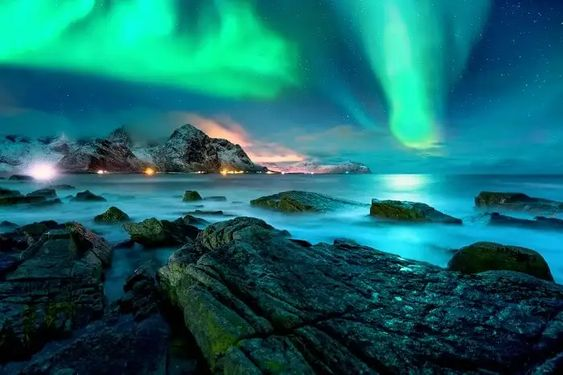
#> input picture testImg1.jpg.jpg, 563 x 375 px
$ python ex1_main.py   (older library calls are emulated)
#> lines starting #> are read from the running program, lines starting #| are printed output that depends on the picture; long printed decimals are rounded
### ex1_utils.py
"""
        '########:'##::::'##::::'##:::
         ##.....::. ##::'##:::'####:::
         ##::::::::. ##'##::::.. ##:::
         ######:::::. ###::::::: ##:::
         ##...:::::: ## ##:::::: ##:::
         ##:::::::: ##:. ##::::: ##:::
         ########: ##:::. ##::'######:
        ........::..:::::..:::......::
"""
from typing import List
import cv2
import numpy as np
import matplotlib.pyplot as plt
import math
from numpy.linalg import linalg

LOAD_GRAY_SCALE = 1
LOAD_RGB = 2


def myID() -> np.int:
    """
       Return my ID (not the friend's ID I copied from)
       :return: int
    """
    return 207205972


def imReadAndConvert (filename: str, representation: int) -> np.ndarray:
    """
            Reads an image, and returns the image converted as requested
            :param filename: The path to the image
            :param representation: GRAY_SCALE or RGB
            :return: The image object
    """
    if representation == 2:  # RGB
        img_rgb = cv2.imread(filename)
        img_rgb = cv2.cvtColor(img_rgb, cv2.COLOR_BGR2RGB)
        img_rgb = img_rgb / 255.0  # normalization
        return img_rgb
    else:  # grayscale
        img_grayscale = cv2.imread(filename, cv2.IMREAD_GRAYSCALE)
        img_grayscale = img_grayscale/255.0  # normalization
        return img_grayscale
        pass


def imDisplay(filename: str, representation: int):
    """
            Reads an image as RGB or GRAY_SCALE and displays it
            :param filename: The path to the image
            :param representation: GRAY_SCALE or RGB
            :return: None
    """
    if representation == 2:  # RGB
        rgb_img = imReadAndConvert(filename, 2)
        plt.imshow(rgb_img)
        plt.show()
    else:  # grayscale
        grayscale_img = imReadAndConvert(filename, 1)
        plt.imshow(grayscale_img, cmap='gray')
        plt.show()
        pass


def transformRGB2YIQ(imgRGB: np.ndarray) -> np.ndarray:
    """
        Converts an RGB image to YIQ color space
        :param imgRGB: An Image in RGB
        :return: A YIQ in image color space
    """
    RGB2YIQ = np.array([[0.299, 0.587, 0.114], [0.596, -0.275, -0.321], [0.212, -0.523, 0.311]])
    res_YIQ = np.dot(imgRGB, RGB2YIQ.T.copy())  # dot product of vectors from RGB2YIQ and imgRGB
    return res_YIQ
    pass


def transformYIQ2RGB(imgYIQ: np.ndarray) -> np.ndarray:
    """
        Converts an YIQ image to RGB color space
        :param imgYIQ: An Image in YIQ
        :return: A RGB in image color space
    """
    RGB2YIQ = np.array([[0.299, 0.587, 0.114], [0.596, -0.275, -0.321], [0.212, -0.523, 0.311]])
    temp = np.linalg.inv(RGB2YIQ)  # Compute the inverse of a matrix
    res_BGR = np.dot(imgYIQ, temp.T.copy())  # dot product of vectors from temp and imgYIQ
    return res_BGR
    pass


def display_img(img: np.ndarray):
    plt.gray()  # grayscale
    plt.imshow(img)
    plt.show()
    pass


def hsitogramEqualize(imgOrig: np.ndarray) -> (np.ndarray, np.ndarray, np.ndarray):
    """
            Equalizes the histogram of an image
            :param imgOrig: Original Histogram
            :return: (imgEq,histOrg,histEQ)
    """
    isRGB = bool(imgOrig.ndim == 3)  # RGB
    if isRGB:
        imgYIQ = transformRGB2YIQ(imgOrig)  # Convert to YIQ

        imgOrig = np.copy(imgYIQ[:, :, 0])  # save Y channel
    else:
        imgYIQ=imgOrig  # grayscale

    imgOrig = imgOrig * 255
    # Rounding the number, copying the mat and cast the matrix values to integers
    imgOrig = (np.around(imgOrig)).astype('uint8')
    histOrg, bins = np.histogram(imgOrig.flatten(), 256, [0, 255])  # Calculate a histogram of the original image
    cumsum = histOrg.cumsum()  # calculate cumsum
    imgScale = np.ma.masked_equal(cumsum, 0)
    imgScale = (imgScale - imgScale.min()) * 255 / (imgScale.max() - imgScale.min())  # scale to our histogram
    after_scale = np.ma.filled(imgScale, 0).astype('uint8')  # cast the matrix values to integers

    # after i made scale i need to map every point in cumsum to new point in the linear line
    imgEq = after_scale[imgOrig.astype('uint8')]
    histEQ, bins2 = np.histogram(imgEq.flatten(), 256, [0, 256])  # Calculate a histogram of the new image

    if isRGB:  # RGB
        imgEq = (imgEq / 255)
        imgYIQ[:, :, 0] = imgEq
        rgb_img = transformYIQ2RGB(imgYIQ)  # Convert back to RGB
        display_img(rgb_img)

    else:  # grayscale
        display_img(imgEq)

    return imgEq, histOrg, histEQ


def quantizeImage(imOrig: np.ndarray, nQuant: int, nIter: int) -> (List[np.ndarray], List[float]):
    """
            Quantized an image in to **nQuant** colors
            :param imOrig: The original image (RGB or Gray scale)
            :param nQuant: Number of colors to quantize the image to
            :param nIter: Number of optimization loops
            :return: (List[qImage_i],List[error_i])
    """
    isRGB = bool(imOrig.ndim == 3)  # RGB image
    if isRGB:
        imgYIQ = transformRGB2YIQ(imOrig)  # Convert to YIQ
        imOrig = np.copy(imgYIQ[:, :, 0])  # save Y channel
    else:  # grayscale
        imgYIQ = imOrig

    if np.amax(imOrig) <=1:  # its means that imOrig is normalized
        imOrig = imOrig * 255
    imOrig = imOrig.astype('uint8')  # cast the matrix values to integers

    # Calculate a histogram of the original image
    histORGN, bins = np.histogram(imOrig, 256, [0, 255])

    # find the boundaries
    size = int(255 / nQuant)  # Divide the intervals evenly
    _Z = np.zeros(nQuant + 1, dtype=int)  # _Z is an array that will represents the boundaries
    for i in range(1, nQuant):
        _Z[i] = _Z[i - 1] + size
    _Z[nQuant] = 255  # The left border will always start at 0 and the right border will always end at 255
    _Q = np.zeros(nQuant)  # _Q is an array that represent the values of the boundaries

    quantized_lst = list()
    MSE_lst = list()

    for i in range(nIter):
        _newImg = np.zeros(imOrig.shape)  # Initialize a matrix with 0 in the original image size

        for j in range(len(_Q)):  # every j is a cell
            if j == len(_Q) - 1: # last itarate of j
                right_cell = _Z[j + 1] + 1
            else:
                right_cell = _Z[j + 1]
            range_cell = np.arange(_Z[j], right_cell)
            _Q[j] = np.average(range_cell, weights=histORGN[_Z[j]:right_cell])
            # mat is a matrix that is initialized in T / F. any value that satisfies the two conditions will get T, otherwise -F
            mat = np.logical_and(imOrig >= _Z[j], imOrig < right_cell)
            _newImg[mat] = _Q[j]  # Where there is a T we will update the new value

        imOr = imOrig / 255.0
        imNew = _newImg / 255.0
        MSE = np.sqrt(np.sum(np.square(np.subtract(imNew, imOr)))) / imOr.size  # According to MSE's formula
        MSE_lst.append(MSE)

        if isRGB:
            _newImg=_newImg / 255.0
            imgYIQ[:, :, 0] = _newImg
            _newImg = transformYIQ2RGB(imgYIQ)  # Convert back to RGB
        quantized_lst.append(_newImg)  # add to quantized_lst

        _Z,_Q = fix_boundary(_Z, _Q)  # each boundary become to be a middle of 2 means
        if len(MSE_lst) >= 2:
            if np.abs(MSE_lst[-1] - MSE_lst[-2]) <= 0.000001:
                break

    return quantized_lst, MSE_lst
    pass


def fix_boundary(_Z: np.ndarray, _Q: np.ndarray) -> (List[np.ndarray],List[np.ndarray]):
    for b in range(1, len(_Z) - 1):  # b is boundary
        _Z[b] = (_Q[b - 1] + _Q[b]) / 2
    return _Z, _Q

### gamma.py
"""
        '########:'##::::'##::::'##:::
         ##.....::. ##::'##:::'####:::
         ##::::::::. ##'##::::.. ##:::
         ######:::::. ###::::::: ##:::
         ##...:::::: ## ##:::::: ##:::
         ##:::::::: ##:. ##::::: ##:::
         ########: ##:::. ##::'######:
        ........::..:::::..:::......::
"""
import numpy as np
import cv2
from ex1_utils import LOAD_GRAY_SCALE


def gammaDisplay(img_path: str, rep: int):
    """
    GUI for gamma correction
    :param img_path: Path to the image
    :param rep: grayscale(1) or RGB(2)
    :return: None
    """

    if (rep == 2):  # RGB
        img = cv2.imread(img_path)
    else:  # GrayScale
        img = cv2.imread(img_path, cv2.IMREAD_GRAYSCALE)

    temp = img
    cv2.imshow('Gamma Correction', img)

    # I create an inner function that her input is a gamma number. this function displays the
    # new image according to the new gamma.
    def display(position: int):
        position = float(position)
        position = position / 50
        _img = np.uint8(255 * np.power((temp / 255), position))
        cv2.imshow('Gamma Correction', _img)

    cv2.namedWindow('Gamma Correction')
    # Creates a trackbar and attaches it to the specified window.
    cv2.createTrackbar('Gamma', 'Gamma Correction', 1, 100, display)
    display(1)

    while True:
        key = cv2.waitKey(1000)
        if key == 27:
            break
        if cv2.getWindowProperty("Gamma Correction", cv2.WND_PROP_VISIBLE) < 1:
            break

    cv2.destroyAllWindows()
    pass


def main():
    gammaDisplay('bac_con.png', LOAD_GRAY_SCALE)


# [2 lines that do not run on import are left out]

### ex1_main.py
from ex1_utils import *
from gamma import gammaDisplay
import numpy as np
import matplotlib.pyplot as plt
import time


def histEqDemo(img_path: str, rep: int):
    img = imReadAndConvert(img_path, rep)
    imgeq, histOrg, histEq = hsitogramEqualize(img)

    # Display cumsum
    cumsum = np.cumsum(histOrg)
    cumsumEq = np.cumsum(histEq)
    plt.gray()
    plt.plot(range(256), cumsum, 'r')
    plt.plot(range(256), cumsumEq, 'g')

    # Display the images
    plt.figure()
    plt.imshow(img)

    plt.figure()
    plt.imshow(imgeq)
    plt.show()


def quantDemo(img_path: str, rep: int):
    img = imReadAndConvert(img_path, rep)
    st = time.time()

    img_lst, err_lst = quantizeImage(img, 3, 20)

    print("Time:%.2f" % (time.time() - st))
    print("Error 0:\t %f" % err_lst[0])
    print("Error last:\t %f" % err_lst[-1])

    plt.gray()
    plt.imshow(img_lst[0])
    plt.figure()
    plt.imshow(img_lst[-1])


    plt.figure()
    plt.plot(err_lst, 'r')
    plt.show()


def main():
    print("ID:", myID())
    img_path = 'testImg1.jpg.jpg'

    # Basic read and display
    imDisplay(img_path, LOAD_GRAY_SCALE)
    imDisplay(img_path, LOAD_RGB)
#> in imReadAndConvert, img_rgb is the input picture: shape (375, 563, 3); mean B, G, R 105.4, 103.2, 21.9

    # Convert Color spaces
    img = imReadAndConvert(img_path, LOAD_RGB)
    #print(img)
    yiq_img = transformRGB2YIQ(img)
    f, ax = plt.subplots(1, 2)
    ax[0].imshow(img)
    ax[1].imshow(yiq_img)
    plt.show()

    # Image histEq
    histEqDemo(img_path, LOAD_GRAY_SCALE)
#> in hsitogramEqualize, `histOrg, bins = np.histogram(imgOrig.flatten(), 256, [0, 255])`: histOrg = 256 values, max 1989 at index 3, min 0 at index 251, mean 824.7; bins = 257 values from 0 to 255
#> in hsitogramEqualize, `cumsum = histOrg.cumsum()`: cumsum = 256 values from 1068 to 211125
#> in hsitogramEqualize, `after_scale = np.ma.filled(imgScale, 0).astype('uint8')`: after_scale = 256 values from 0 to 255
#> in hsitogramEqualize, `imgEq = after_scale[imgOrig.astype('uint8')]`:
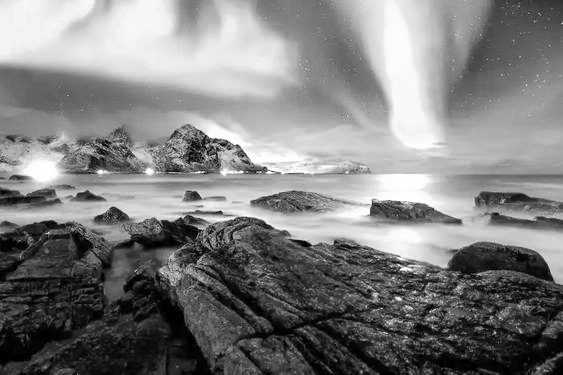
#> imgEq: shape (375, 563); min 0, max 255, mean 127.1
#> in hsitogramEqualize, `histEQ, bins2 = np.histogram(imgEq.flatten(), 256, [0, 256])`: histEQ = 256 values, max 1989 at index 6, min 0 at index 2, mean 824.7; bins2 = 257 values from 0 to 256
#> in histEqDemo, `imgeq, histOrg, histEq = hsitogramEqualize(img)`: histEq has the same summary as histEQ in hsitogramEqualize
#> in histEqDemo, `cumsum = np.cumsum(histOrg)`: cumsum = 256 values from 1068 to 211125
    histEqDemo(img_path, LOAD_RGB)
#> in display_img (call 2), `plt.show()`:
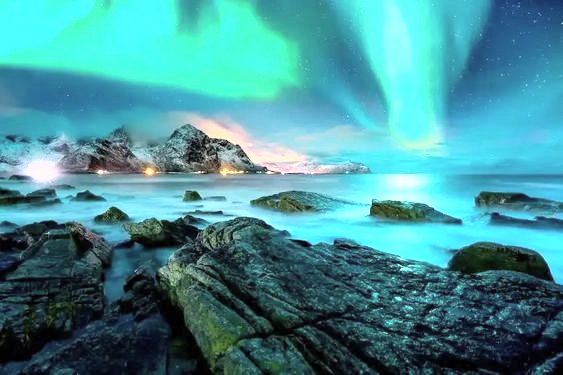
#> shown: shape (375, 563, 3) float64; mean R, G, B 0.275, 0.569, 0.595

    # Image Quantization
    quantDemo(img_path, LOAD_GRAY_SCALE)
#> in quantizeImage, `histORGN, bins = np.histogram(imOrig, 256, [0, 255])`: histORGN has the same summary as histOrg in hsitogramEqualize; bins = 257 values from 0 to 255
#> the loop in quantizeImage, `for i in range(nIter):` made 7 passes
#> MSE on passes 1 to 7: 0.000206, 0.000186, 0.000175, 0.000168, 0.000165, 0.000163, 0.000162
#> after the loop in quantizeImage, `for i in range(nIter):`:
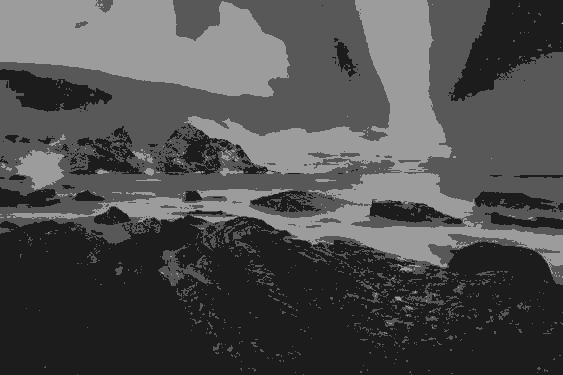
#> _newImg: shape (375, 563) float64; min 28.44, max 156.6, mean 79
#> after the loop in quantizeImage, `for i in range(nIter):`: MSE_lst = [0.000206, 0.000186, 0.000175, 0.000168, 0.000165, 0.000163, 0.000162]; quantized_lst = 7 items
#> in quantDemo, `img_lst, err_lst = quantizeImage(img, 3, 20)`: err_lst has the same summary as MSE_lst in quantizeImage
#| Error 0:	 0.000206
#| Error last:	 0.000162
#> in quantDemo, `plt.show()`:
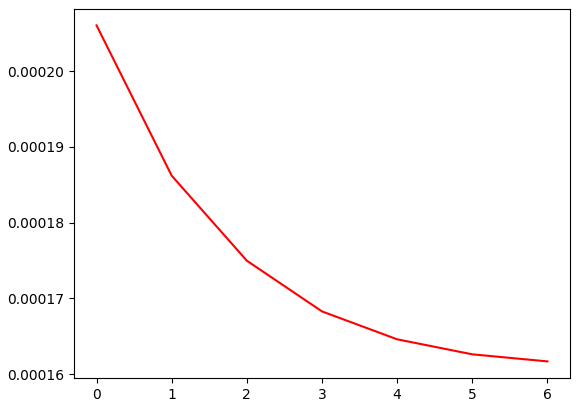
#> figure drawn by matplotlib, 1 panel
    quantDemo(img_path, LOAD_RGB)
#> call 2 of quantizeImage, with nQuant = 3, nIter = 20
#> in quantizeImage (call 2), `histORGN, bins = np.histogram(imOrig, 256, [0, 255])`: histORGN = 256 values, max 1971 at index 3, min 0 at index 248, mean 824.7
#> the loop in quantizeImage (call 2), `for i in range(nIter):` made 8 passes
#> MSE on passes 1 to 8: 0.000206, 0.000186, 0.000175, 0.000168, 0.000164, 0.000162, 0.000161, 0.000161
#> pass 1, in transformYIQ2RGB (call 2), `res_BGR = np.dot(imgYIQ, temp.T.copy())`:
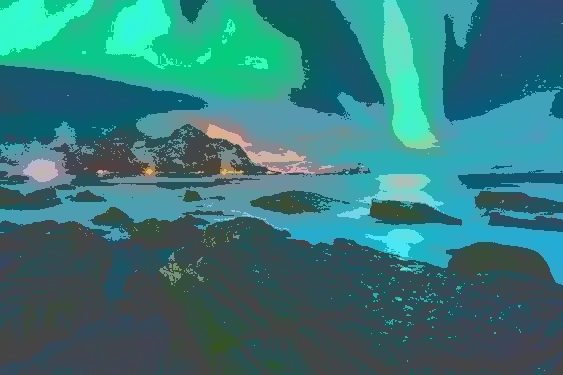
#> res_BGR: shape (375, 563, 3) float64; mean R, G, B 0.0841, 0.403, 0.411; drawn with min black and max white
#> after the loop in quantizeImage (call 2), `for i in range(nIter):`:
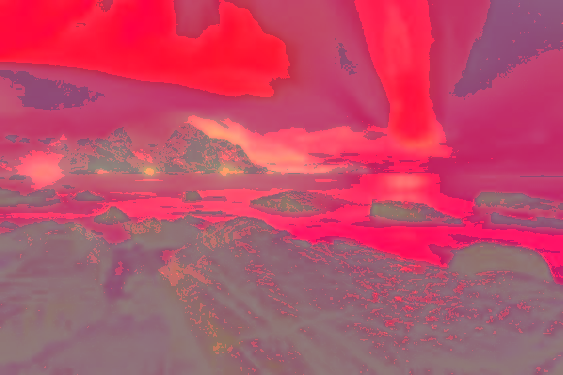
#> imgYIQ: shape (375, 563, 3) float64; mean R, G, B 0.308, -0.193, -0.0649; drawn with min black and max white
#> after the loop in quantizeImage (call 2), `for i in range(nIter):`: MSE_lst = [0.000206, 0.000186, 0.000175, 0.000168, 0.000164, 0.000162, 0.000161, 0.000161]; quantized_lst = 8 items
#| Error 0:	 0.000206
#| Error last:	 0.000161

    # Gamma
    gammaDisplay(img_path, LOAD_GRAY_SCALE)
#> in display, `cv2.imshow('Gamma Correction', _img)`:
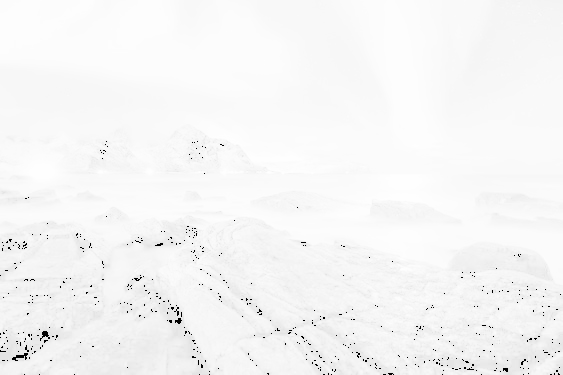
#> window 'Gamma Correction': shape (375, 563); min 0, max 255, mean 245.6
#> (key Esc is pressed here)


if __name__ == '__main__':
    main()

$ run again, with testImg2.jpg.jpg copied over testImg1.jpg.jpg
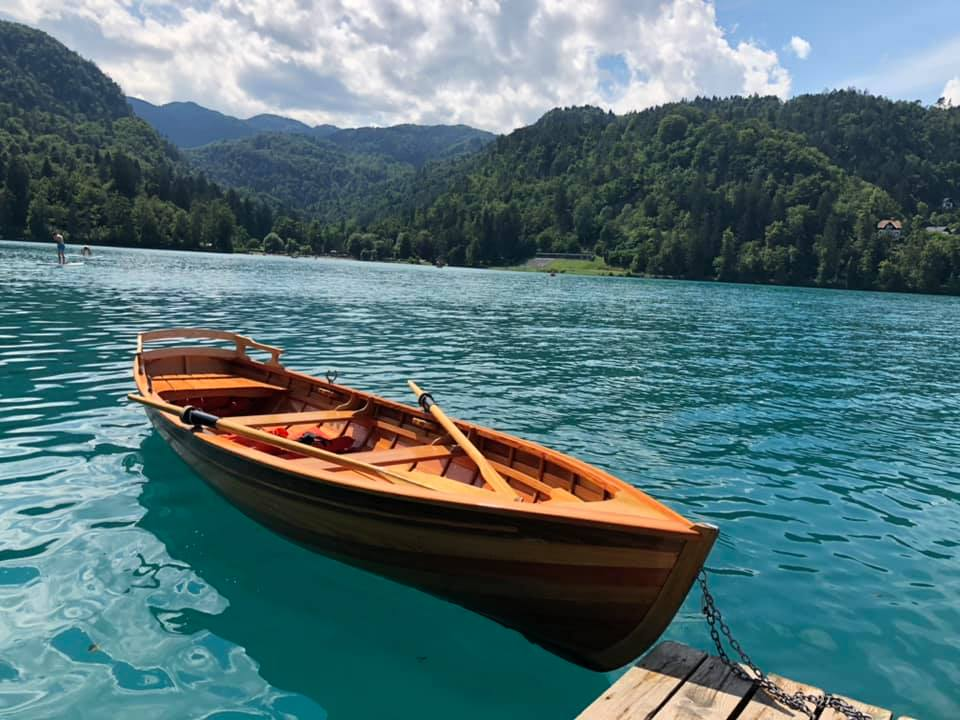
#> input picture testImg2.jpg.jpg, 960 x 720 px
#> in imReadAndConvert, img_rgb is the input picture: shape (720, 960, 3); mean B, G, R 118.5, 114.1, 85
#> in hsitogramEqualize, `histOrg, bins = np.histogram(imgOrig.flatten(), 256, [0, 255])`: histOrg = 256 values, max 14937 at index 52, min 18 at index 254, mean 2700; bins = 257 values from 0 to 255
#> in hsitogramEqualize, `cumsum = histOrg.cumsum()`: cumsum = 256 values from 156 to 691200
#> after_scale = 256 values from 0 to 255
#> histEQ = 256 values, max 14937 at index 55, min 0 at index 17, mean 2700; bins2 = 257 values from 0 to 256
#> in histEqDemo, `imgeq, histOrg, histEq = hsitogramEqualize(img)`: histEq has the same summary as histEQ in hsitogramEqualize
#> in histEqDemo, `cumsum = np.cumsum(histOrg)`: cumsum = 256 values from 156 to 691200
#> cumsumEq = 256 values from 2726 to 691200
#> in quantizeImage, `histORGN, bins = np.histogram(imOrig, 256, [0, 255])`: histORGN has the same summary as histOrg in hsitogramEqualize; bins = 257 values from 0 to 255
#> the loop in quantizeImage, `for i in range(nIter):` made 3 passes
#> MSE on passes 1 to 3: 0.000101, 9.79e-05, 9.74e-05
#> after the loop in quantizeImage, `for i in range(nIter):`: MSE_lst = [0.000101, 9.79e-05, 9.74e-05]; quantized_lst = 3 items
#> err_lst = [0.000101, 9.79e-05, 9.74e-05]
#| Error 0:	 0.000101
#| Error last:	 9.7e-05
#> histORGN = 256 values, max 12373 at index 51, min 0 at index 255, mean 2700
#> the loop in quantizeImage (call 2), `for i in range(nIter):` made 3 passes
#> MSE on passes 1 to 3: 0.000101, 9.8e-05, 9.74e-05
#> after the loop in quantizeImage (call 2), `for i in range(nIter):`:
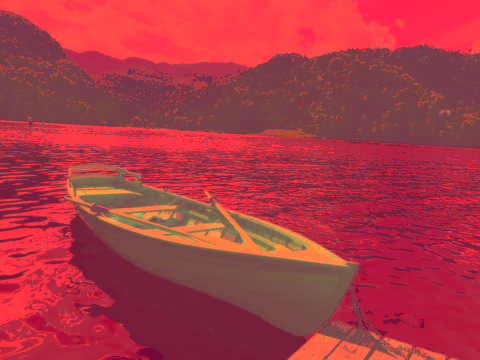
#> imgYIQ: shape (720, 960, 3) float64 (shown at 1/2 size); mean R, G, B 0.413, -0.0736, -0.0188; drawn with min black and max white
#> after the loop in quantizeImage (call 2), `for i in range(nIter):`: MSE_lst = [0.000101, 9.8e-05, 9.74e-05]
#| Error 0:	 0.000101
#| Error last:	 9.7e-05
#> in quantDemo (call 2), `plt.show()`:
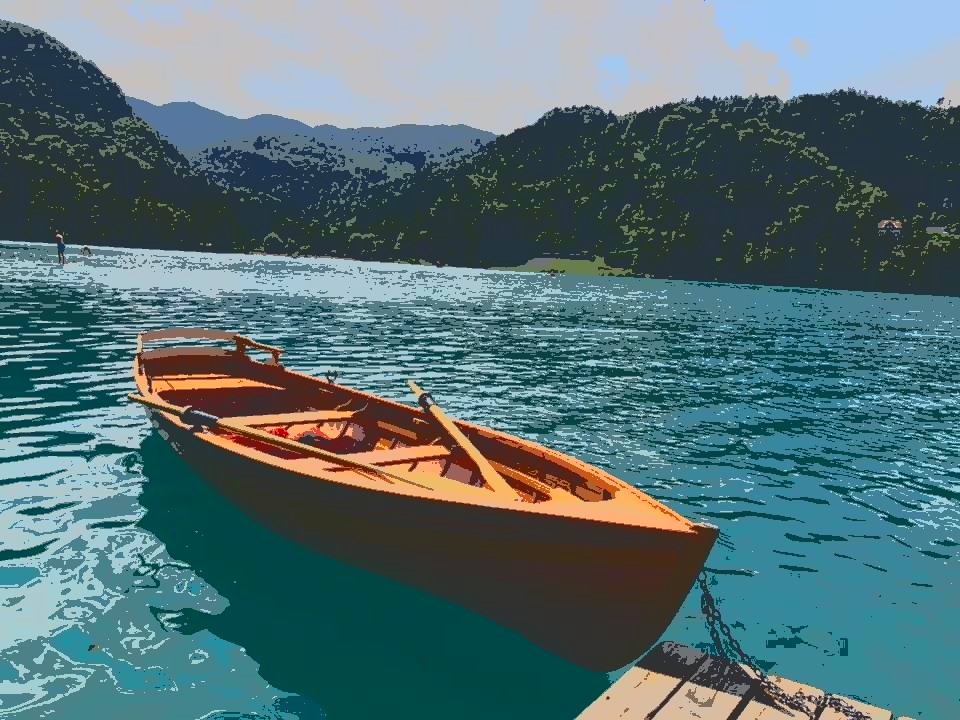
#> shown: shape (720, 960, 3) float64; mean R, G, B 0.333, 0.445, 0.463
